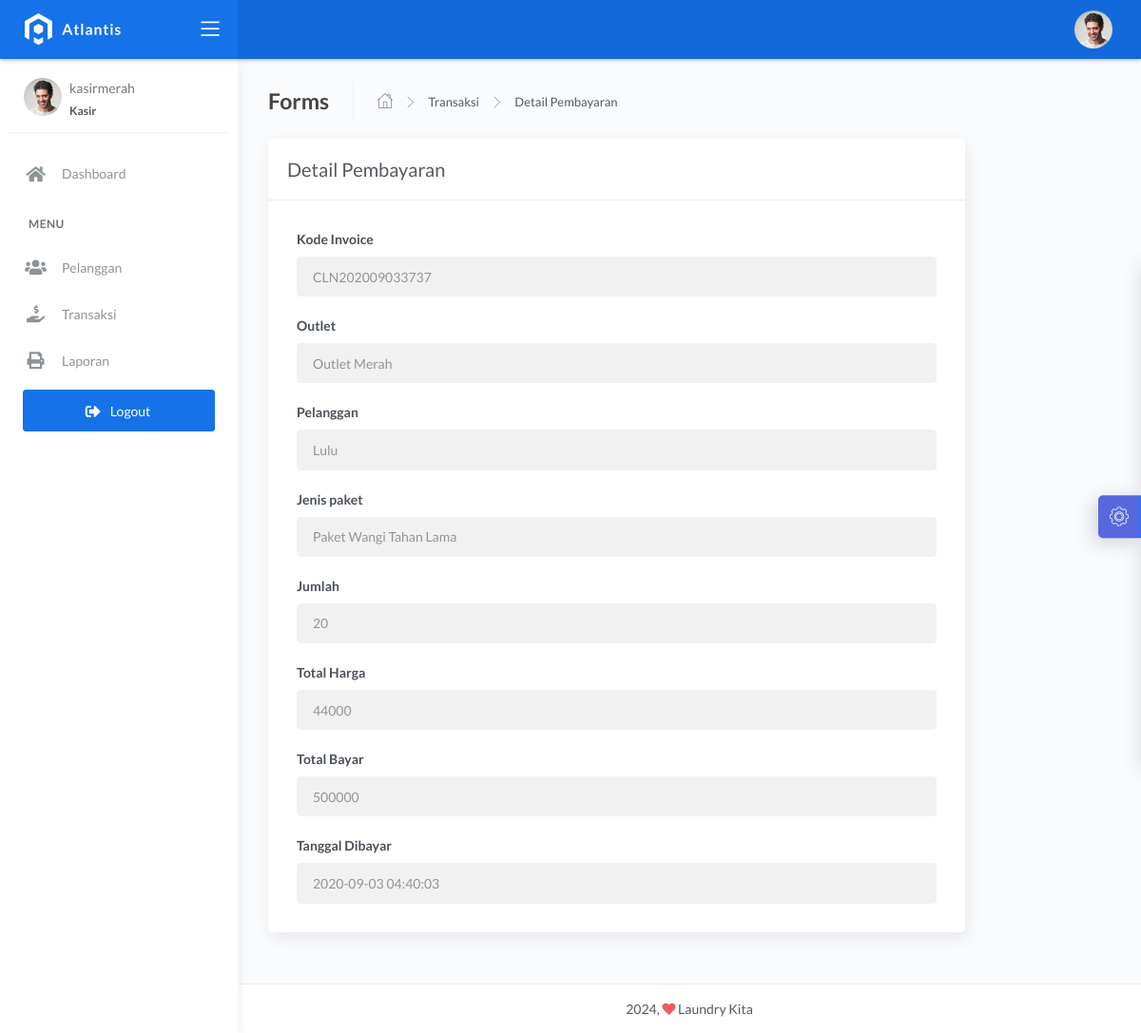
Screenshot of /kasir/transaksi_detail.php?id=36 (signed in) with the database file from the repository.
### tables this page shows
CREATE TABLE `transaksi` (
  `id_transaksi` int(11) NOT NULL,
  `outlet_id` int(11) DEFAULT NULL,
  `kode_invoice` varchar(228) DEFAULT NULL,
  `id_pelanggan` int(11) DEFAULT NULL,
  `tgl` datetime DEFAULT NULL,
  `batas_waktu` datetime DEFAULT NULL,
  `tgl_pembayaran` datetime DEFAULT NULL,
  `biaya_tambahan` int(11) DEFAULT NULL,
  `diskon` double DEFAULT NULL,
  `pajak` int(11) DEFAULT NULL,
  `status` enum('baru','proses','selesai','diambil') DEFAULT NULL,
  `status_bayar` enum('dibayar','belum') DEFAULT NULL,
  `id_user` int(11) DEFAULT NULL
);

CREATE TABLE `outlet` (
  `id_outlet` int(11) NOT NULL,
  `nama_outlet` varchar(228) DEFAULT NULL,
  `alamat_outlet` text DEFAULT NULL,
  `telp_outlet` varchar(15) DEFAULT NULL
);

CREATE TABLE `pelanggan` (
  `id_pelanggan` int(11) NOT NULL,
  `nama_pelanggan` varchar(228) NOT NULL,
  `alamat_pelanggan` text NOT NULL,
  `jenis_kelamin` enum('L','P') NOT NULL,
  `telp_pelanggan` varchar(15) NOT NULL,
  `no_ktp` varchar(30) NOT NULL
);

CREATE TABLE `paket_cuci` (
  `id_paket` int(11) NOT NULL,
  `jenis_paket` enum('kiloan','selimut','bedcover','kaos','lain') NOT NULL,
  `nama_paket` varchar(228) NOT NULL,
  `harga` int(11) NOT NULL,
  `outlet_id` int(11) NOT NULL
);

CREATE TABLE `detail_transaksi` (
  `id_detail` int(11) NOT NULL,
  `id_transaksi` int(11) NOT NULL,
  `id_paket` int(11) NOT NULL,
  `qty` double NOT NULL,
  `total_harga` double NOT NULL,
  `keterangan` text NOT NULL,
  `total_bayar` int(11) NOT NULL
);

### kasir/transaksi_detail.php (the view, shortened to what this page needs)
<?php
$title = 'Detail Pembayaran';
require 'koneksi.php';
$id = $_GET['id'];
$query = mysqli_query($conn, "SELECT transaksi.*, pelanggan.nama_pelanggan, detail_transaksi.*, outlet.nama_outlet, paket_cuci.nama_paket FROM transaksi INNER JOIN pelanggan ON pelanggan.id_pelanggan = transaksi.id_pelanggan INNER JOIN detail_transaksi ON detail_transaksi.id_transaksi = transaksi.id_transaksi INNER JOIN outlet ON outlet.id_outlet = transaksi.outlet_id INNER JOIN paket_cuci ON paket_cuci.outlet_id = transaksi.outlet_id WHERE transaksi.id_transaksi = '$id'");
$data = mysqli_fetch_assoc($query);
require 'header.php';
?>
<div class="content">
    <div class="page-inner">
        <div class="page-header">
            <h4 class="page-title">Forms</h4>
            <ul class="breadcrumbs">
                <li class="nav-home">
                    <a href="index.php">
                        <i class="flaticon-home"></i>
                    </a>
                </li>
                <li class="separator">
                    <i class="flaticon-right-arrow"></i>
                </li>
                <li class="nav-item">
                    <a href="transaksi.php">Transaksi</a>
                </li>
                <li class="separator">
                    <i class="flaticon-right-arrow"></i>
                </li>
                <li class="nav-item">
                    <a href="#"><?= $title; ?></a>
                </li>
            </ul>
        </div>
        <div class="row">
            <div class="col-md-10">
                <div class="card">
                    <div class="card-header">
                        <div class="card-title"><?= $title; ?></div>
                    </div>
                    <form action="" method="POST">
                        <div class="card-body">
                            <div class="form-group">
                                <label for="largeInput">Kode Invoice</label>
                                <input type="text" name="kode_invoice" class="form-control form-control" id="defaultInput" value="<?= $data['kode_invoice']; ?>" readonly>
                            </div>
                            <div class="form-group">
                                <label for="largeInput">Outlet</label>
                                <input type="text" name="" class="form-control form-control" id="defaultInput" value="<?= $data['nama_outlet']; ?>" readonly>
                            </div>
                            <div class="form-group">
                                <label for="largeInput">Pelanggan</label>
                                <input type="text" name="" class="form-control form-control" id="defaultInput" value="<?= $data['nama_pelanggan']; ?>" readonly>
                            </div>
                            <div class="form-group">
                                <label for="largeInput">Jenis paket</label>
                                <input type="text" name="" class="form-control form-control" id="defaultInput" value="<?= $data['nama_paket']; ?>" readonly>
                            </div>
                            <div class="form-group">
                                <label for="largeInput">Jumlah</label>
                                <input type="text" name="qty" class="form-control form-control" id="defaultInput" value="<?= $data['qty']; ?>" readonly>
                            </div>
                            <div class="form-group">
                                <label for="largeInput">Total Harga</label>
                                <input type="text" name="biaya_tambahan" class="form-control form-control" id="defaultInput" value="<?= $data['total_harga']; ?>" readonly>
                            </div>
                            <?php if ($data['total_bayar'] > 0) : ?>
                                <div class="form-group">
                                    <label for="largeInput">Total Bayar</label>
                                    <input type="text" name="biaya_tambahan" class="form-control form-control" id="defaultInput" value="<?= $data['total_bayar']; ?>" readonly>
                                </div>
                                <div class="form-group">
                                    <label for="largeInput">Tanggal Dibayar</label>
                                    <input type="text" name="biaya_tambahan" class="form-control form-control" id="defaultInput" value="<?= $data['tgl_pembayaran']; ?>" readonly>
                                </div>
                            <?php endif; ?>
                    </form>
                </div>
            </div>
        </div>
    </div>
</div>
<?php require 'footer.php'; ?>

### rows the page displays
transaksi: kode_invoice "CLN202009033737", biaya_tambahan "2020-09-03 04:40:03"
outlet: nama_outlet "Outlet Merah"
pelanggan: nama_pelanggan "Lulu"
paket_cuci: nama_paket "Paket Wangi Tahan Lama"
detail_transaksi: qty "20", biaya_tambahan "44000", biaya_tambahan "500000"

### other values shown
$_SESSION['username'] "kasirmerah"
$title "Detail Pembayaran"
